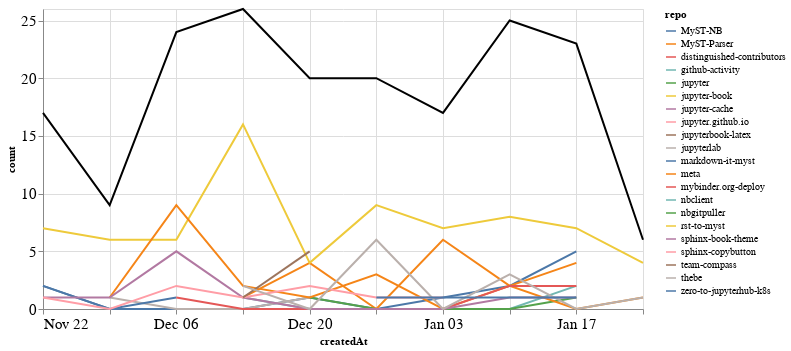

This figure's notebook cell:
### Markdown cell above
### Comments

### Code cell
comments_time = comments.groupby('repo').resample('W', on='createdAt').count()['author'].reset_index()
comments_time = comments_time.rename(columns={'author': 'count'})
comments_time_total = comments_time.groupby('createdAt').agg({"count": "sum"}).reset_index()
ch1 = alt.Chart(comments_time, width=600).mark_line().encode(
    x='createdAt',
    y='count',
    color='repo',
    tooltip="repo"
)

ch2 = alt.Chart(comments_time_total, width=600).mark_line(color="black").encode(
    x='createdAt',
    y='count',
)

ch1 + ch2

### Figure 1 — Vega-Lite specification as saved in the notebook (floating-point values rounded to 4 significant figures)
{"config": {"axisLeft": {"labelFontSize": 15}, "axisBottom": {"labelFontSize": 15}}, "layer": [{"data": {"name": "data-758c8ca1cabd4658684379e1ff970782"}, "mark": "line", "encoding": {"color": {"type": "nominal", "field": "repo"}, "tooltip": {"type": "nominal", "field": "repo"}, "x": {"type": "temporal", "field": "createdAt"}, "y": {"type": "quantitative", "field": "count"}}, "width": 600}, {"data": {"name": "data-fa4855057b3504403f89f83fb5e7e281"}, "mark": {"type": "line", "color": "black"}, "encoding": {"x": {"type": "temporal", "field": "createdAt"}, "y": {"type": "quantitative", "field": "count"}}, "width": 600}], "$schema": "https://vega.github.io/schema/vega-lite/v4.8.1.json", "datasets": {"data-758c8ca1cabd4658684379e1ff970782": [{"repo": "MyST-NB", "createdAt": "2020-11-22T00:00:00", "count": 2}, {"repo": "MyST-NB", "createdAt": "2020-11-29T00:00:00", "count": 0}, {"repo": "MyST-NB", "createdAt": "2020-12-06T00:00:00", "count": 0}, {"repo": "MyST-NB", "createdAt": "2020-12-13T00:00:00", "count": 0}, {"repo": "MyST-NB", "createdAt": "2020-12-20T00:00:00", "count": 1}, {"repo": "MyST-NB", "createdAt": "2020-12-27T00:00:00", "count": 0}, {"repo": "MyST-NB", "createdAt": "2021-01-03T00:00:00", "count": 1}, {"repo": "MyST-NB", "createdAt": "2021-01-10T00:00:00", "count": 2}, {"repo": "MyST-NB", "createdAt": "2021-01-17T00:00:00", "count": 5}, {"repo": "MyST-Parser", "createdAt": "2020-12-13T00:00:00", "count": 1}, {"repo": "MyST-Parser", "createdAt": "2020-12-20T00:00:00", "count": 4}, {"repo": "MyST-Parser", "createdAt": "2020-12-27T00:00:00", "count": 0}, {"repo": "MyST-Parser", "createdAt": "2021-01-03T00:00:00", "count": 6}, {"repo": "MyST-Parser", "createdAt": "2021-01-10T00:00:00", "count": 2}, {"repo": "MyST-Parser", "createdAt": "2021-01-17T00:00:00", "count": 4}, {"repo": "distinguished-contributors", "createdAt": "2020-12-20T00:00:00", "count": 1}, {"repo": "github-activity", "createdAt": "2020-12-13T00:00:00", "count": 1}, {"repo": "github-activity", "createdAt": "2020-12-20T00:00:00", "count": 0}, {"repo": "github-activity", "createdAt": "2020-12-27T00:00:00", "count": 0}, {"repo": "github-activity", "createdAt": "2021-01-03T00:00:00", "count": 0}, {"repo": "github-activity", "createdAt": "2021-01-10T00:00:00", "count": 0}, {"repo": "github-activity", "createdAt": "2021-01-17T00:00:00", "count": 2}, {"repo": "jupyter", "createdAt": "2020-12-20T00:00:00", "count": 1}, {"repo": "jupyter", "createdAt": "2020-12-27T00:00:00", "count": 0}, {"repo": "jupyter", "createdAt": "2021-01-03T00:00:00", "count": 0}, {"repo": "jupyter", "createdAt": "2021-01-10T00:00:00", "count": 0}, {"repo": "jupyter", "createdAt": "2021-01-17T00:00:00", "count": 1}, {"repo": "jupyter-book", "createdAt": "2020-11-22T00:00:00", "count": 7}, {"repo": "jupyter-book", "createdAt": "2020-11-29T00:00:00", "count": 6}, {"repo": "jupyter-book", "createdAt": "2020-12-06T00:00:00", "count": 6}, {"repo": "jupyter-book", "createdAt": "2020-12-13T00:00:00", "count": 16}, {"repo": "jupyter-book", "createdAt": "2020-12-20T00:00:00", "count": 4}, {"repo": "jupyter-book", "createdAt": "2020-12-27T00:00:00", "count": 9}, {"repo": "jupyter-book", "createdAt": "2021-01-03T00:00:00", "count": 7}, {"repo": "jupyter-book", "createdAt": "2021-01-10T00:00:00", "count": 8}, {"repo": "jupyter-book", "createdAt": "2021-01-17T00:00:00", "count": 7}, {"repo": "jupyter-book", "createdAt": "2021-01-24T00:00:00", "count": 4}, {"repo": "jupyter-cache", "createdAt": "2020-11-22T00:00:00", "count": 2}, {"repo": "jupyter.github.io", "createdAt": "2021-01-10T00:00:00", "count": 2}, {"repo": "jupyterbook-latex", "createdAt": "2020-11-22T00:00:00", "count": 2}, {"repo": "jupyterlab", "createdAt": "2020-11-29T00:00:00", "count": 1}, {"repo": "jupyterlab", "createdAt": "2020-12-06T00:00:00", "count": 0}, {"repo": "jupyterlab", "createdAt": "2020-12-13T00:00:00", "count": 0}, {"repo": "jupyterlab", "createdAt": "2020-12-20T00:00:00", "count": 1}, {"repo": "markdown-it-myst", "createdAt": "2020-11-22T00:00:00", "count": 2}, {"repo": "markdown-it-myst", "createdAt": "2020-11-29T00:00:00", "count": 0}, {"repo": "markdown-it-myst", "createdAt": "2020-12-06T00:00:00", "count": 1}, {"repo": "meta", "createdAt": "2020-11-29T00:00:00", "count": 1}, {"repo": "meta", "createdAt": "2020-12-06T00:00:00", "count": 9}, {"repo": "meta", "createdAt": "2020-12-13T00:00:00", "count": 2}, {"repo": "meta", "createdAt": "2020-12-20T00:00:00", "count": 1}, {"repo": "meta", "createdAt": "2020-12-27T00:00:00", "count": 3}, {"repo": "meta", "createdAt": "2021-01-03T00:00:00", "count": 0}, {"repo": "meta", "createdAt": "2021-01-10T00:00:00", "count": 2}, {"repo": "meta", "createdAt": "2021-01-17T00:00:00", "count": 0}, {"repo": "meta", "createdAt": "2021-01-24T00:00:00", "count": 1}, {"repo": "mybinder.org-deploy", "createdAt": "2020-12-06T00:00:00", "count": 1}, {"repo": "mybinder.org-deploy", "createdAt": "2020-12-13T00:00:00", "count": 0}, {"repo": "mybinder.org-deploy", "createdAt": "2020-12-20T00:00:00", "count": 0}, {"repo": "mybinder.org-deploy", "createdAt": "2020-12-27T00:00:00", "count": 0}, {"repo": "mybinder.org-deploy", "createdAt": "2021-01-03T00:00:00", "count": 0}, {"repo": "mybinder.org-deploy", "createdAt": "2021-01-10T00:00:00", "count": 2}, {"repo": "mybinder.org-deploy", "createdAt": "2021-01-17T00:00:00", "count": 2}, {"repo": "nbclient", "createdAt": "2020-12-13T00:00:00", "count": 1}, {"repo": "nbgitpuller", "createdAt": "2021-01-10T00:00:00", "count": 2}, {"repo": "rst-to-myst", "createdAt": "2021-01-03T00:00:00", "count": 1}, {"repo": "sphinx-book-theme", "createdAt": "2020-11-22T00:00:00", "count": 1}, {"repo": "sphinx-book-theme", "createdAt": "2020-11-29T00:00:00", "count": 1}, {"repo": "sphinx-book-theme", "createdAt": "2020-12-06T00:00:00", "count": 5}, {"repo": "sphinx-book-theme", "createdAt": "2020-12-13T00:00:00", "count": 1}, {"repo": "sphinx-book-theme", "createdAt": "2020-12-20T00:00:00", "count": 0}, {"repo": "sphinx-book-theme", "createdAt": "2020-12-27T00:00:00", "count": 0}, {"repo": "sphinx-book-theme", "createdAt": "2021-01-03T00:00:00", "count": 0}, {"repo": "sphinx-book-theme", "createdAt": "2021-01-10T00:00:00", "count": 1}, {"repo": "sphinx-book-theme", "createdAt": "2021-01-17T00:00:00", "count": 1}, {"repo": "sphinx-copybutton", "createdAt": "2020-11-22T00:00:00", "count": 1}, {"repo": "sphinx-copybutton", "createdAt": "2020-11-29T00:00:00", "count": 0}, {"repo": "sphinx-copybutton", "createdAt": "2020-12-06T00:00:00", "count": 2}, {"repo": "sphinx-copybutton", "createdAt": "2020-12-13T00:00:00", "count": 1}, {"repo": "sphinx-copybutton", "createdAt": "2020-12-20T00:00:00", "count": 2}, {"repo": "sphinx-copybutton", "createdAt": "2020-12-27T00:00:00", "count": 1}, {"repo": "sphinx-copybutton", "createdAt": "2021-01-03T00:00:00", "count": 1}, {"repo": "team-compass", "createdAt": "2020-12-13T00:00:00", "count": 1}, {"repo": "team-compass", "createdAt": "2020-12-20T00:00:00", "count": 5}, {"repo": "thebe", "createdAt": "2020-12-13T00:00:00", "count": 2}, {"repo": "thebe", "createdAt": "2020-12-20T00:00:00", "count": 0}, {"repo": "thebe", "createdAt": "2020-12-27T00:00:00", "count": 6}, {"repo": "thebe", "createdAt": "2021-01-03T00:00:00", "count": 0}, {"repo": "thebe", "createdAt": "2021-01-10T00:00:00", "count": 3}, {"repo": "thebe", "createdAt": "2021-01-17T00:00:00", "count": 0}, {"repo": "thebe", "createdAt": "2021-01-24T00:00:00", "count": 1}, {"repo": "zero-to-jupyterhub-k8s", "createdAt": "2020-12-27T00:00:00", "count": 1}, {"repo": "zero-to-jupyterhub-k8s", "createdAt": "2021-01-03T00:00:00", "count": 1}, {"repo": "zero-to-jupyterhub-k8s", "createdAt": "2021-01-10T00:00:00", "count": 1}, {"repo": "zero-to-jupyterhub-k8s", "createdAt": "2021-01-17T00:00:00", "count": 1}], "data-fa4855057b3504403f89f83fb5e7e281": [{"createdAt": "2020-11-22T00:00:00", "count": 17}, {"createdAt": "2020-11-29T00:00:00", "count": 9}, {"createdAt": "2020-12-06T00:00:00", "count": 24}, {"createdAt": "2020-12-13T00:00:00", "count": 26}, {"createdAt": "2020-12-20T00:00:00", "count": 20}, {"createdAt": "2020-12-27T00:00:00", "count": 20}, {"createdAt": "2021-01-03T00:00:00", "count": 17}, {"createdAt": "2021-01-10T00:00:00", "count": 25}, {"createdAt": "2021-01-17T00:00:00", "count": 23}, {"createdAt": "2021-01-24T00:00:00", "count": 6}]}}
